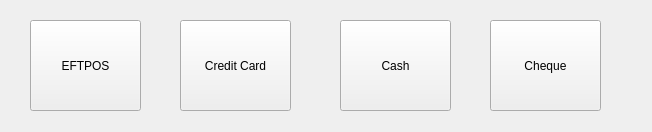
<?xml version="1.0" encoding="UTF-8"?>
<ui version="4.0">
 <class>Form</class>
 <widget class="QWidget" name="Form">
  <property name="geometry">
   <rect>
    <x>0</x>
    <y>0</y>
    <width>652</width>
    <height>132</height>
   </rect>
  </property>
  <property name="windowTitle">
   <string>Full Payment</string>
  </property>
  <widget class="QPushButton" name="pushButton">
   <property name="geometry">
    <rect>
     <x>30</x>
     <y>20</y>
     <width>111</width>
     <height>91</height>
    </rect>
   </property>
   <property name="text">
    <string>EFTPOS</string>
   </property>
  </widget>
  <widget class="QPushButton" name="pushButton_2">
   <property name="geometry">
    <rect>
     <x>180</x>
     <y>20</y>
     <width>111</width>
     <height>91</height>
    </rect>
   </property>
   <property name="text">
    <string>Credit Card</string>
   </property>
  </widget>
  <widget class="QPushButton" name="pushButton_3">
   <property name="geometry">
    <rect>
     <x>340</x>
     <y>20</y>
     <width>111</width>
     <height>91</height>
    </rect>
   </property>
   <property name="text">
    <string>Cash</string>
   </property>
  </widget>
  <widget class="QPushButton" name="pushButton_4">
   <property name="geometry">
    <rect>
     <x>490</x>
     <y>20</y>
     <width>111</width>
     <height>91</height>
    </rect>
   </property>
   <property name="text">
    <string>Cheque</string>
   </property>
  </widget>
 </widget>
 <resources/>
 <connections/>
</ui>
